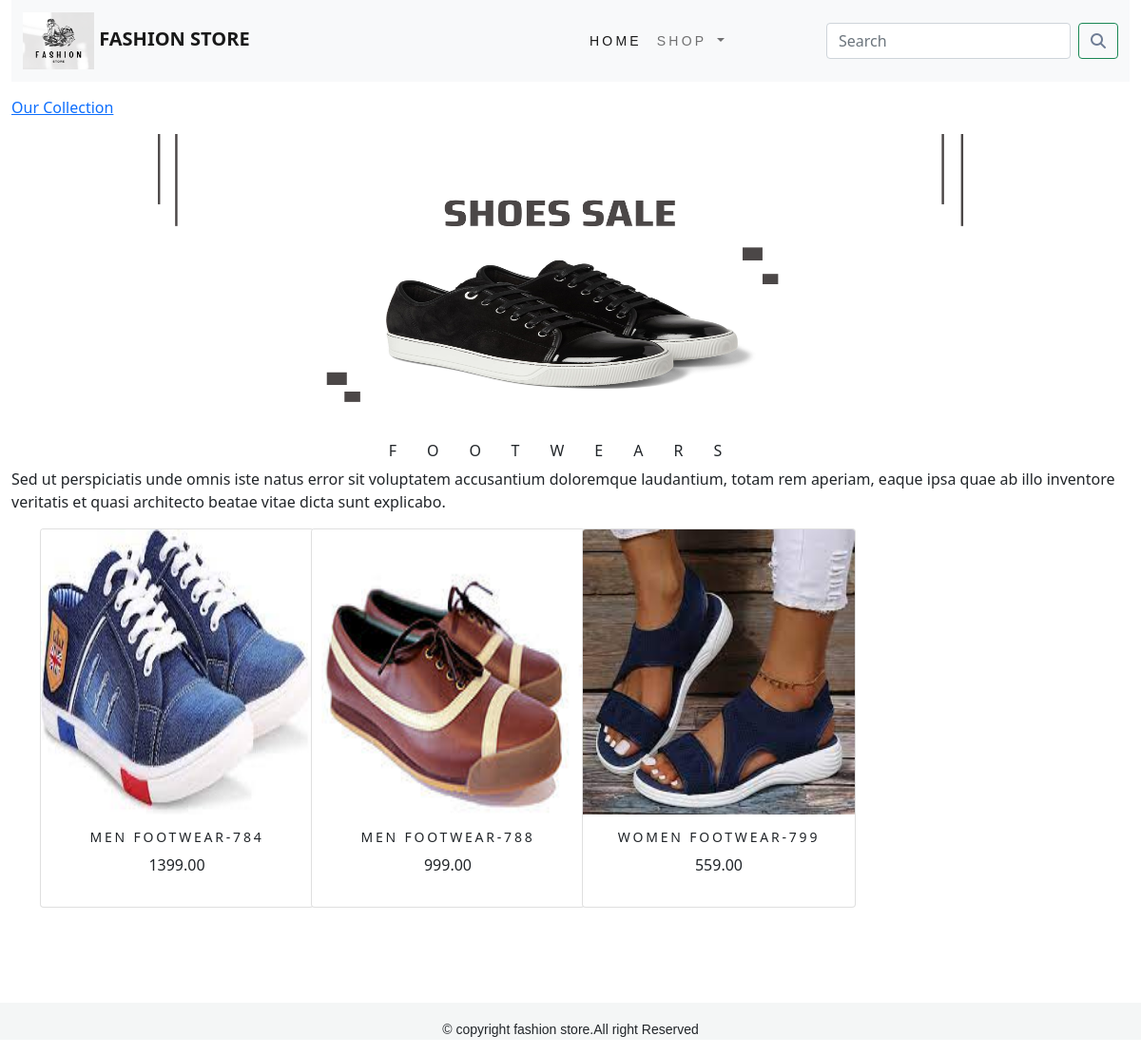
Screenshot of /shop/footwears/ with the database file from the repository.
### shop/models.py (models this page shows, shortened)
class Category(models.Model):
    name = models.CharField(max_length=250, unique=True)
    slug = models.SlugField(max_length=250, unique=True)
    description = models.TextField(blank=True)
    image = models.ImageField(upload_to='category', blank=True)
    class Meta:
        ordering = ('name',)
        verbose_name = 'category'
        verbose_name_plural = 'categories'
    def get_url(self):
        return reverse('shop:products_by_category', args=[self.slug])

class Product(models.Model):
    name = models.CharField(max_length=250, unique=True)
    slug = models.SlugField(max_length=250, unique=True)
    description = models.TextField(blank=True)
    price = models.DecimalField(max_digits=10, decimal_places=2)
    category = models.ForeignKey(Category, on_delete=models.CASCADE)
    image = models.ImageField(upload_to='product', blank=True)
    stock = models.IntegerField()
    available = models.BooleanField(default=True)
    created = models.DateTimeField(auto_now_add=True)
    updated = models.DateTimeField(auto_now=True)
    class Meta:
        ordering = ('name',)
        verbose_name = 'product'
        verbose_name_plural = 'products'
    def get_url(self):
        return reverse('shop:prodCatDetail', args=[self.category.slug, self.slug])

### shop/views.py (the view)
# urls.py: path('', views.allprodcat, name='allprodcat'),
def allprodcat(request, c_slug=None):
    c_page = None
    products_list = None
    if c_slug is not None:
        c_page = get_object_or_404(Category, slug=c_slug)
        products_list = Product.objects.all().filter(category=c_page, available=True)
    else:
        products_list = Product.objects.all().filter(available=True)
    paginator = Paginator(products_list, 8)
    try:
        page = int(request.GET.get('page', '1'))
    except:
        page = 1
    try:
        products = paginator.page(page)
    except (EmptyPage, InvalidPage):
        products = paginator.page(paginator.num_pages)
    return render(request, 'category.html', {'category': c_page, 'products': products})

### cart/context_processors.py (called while the page is built)
def counter(request):
    item_count = 0
    if 'admin' in request.path:
        return {}
    else:
        try:
            cart = Cart.objects.filter(cart_id=_cart_id(request))
            cart_items = CartItem.objects.filter(cart=cart[:1])
            for cart_item in cart_items:
                item_count += cart_item.quantity
        except Cart.DoesNotExist:
            item_count = 0
    return dict(item_count=item_count)

### cart/views.py (called while the page is built)
def _cart_id(request):
    cart = request.session.session_key
    if not cart:
        cart = request.session.create()
    return cart

### shop/context_processors.py (called while the page is built)
def menu_links(request):
    links = Category.objects.all()
    return dict(links=links)

### templates/category.html (shortened to what this page needs)
{% extends 'base.html' %}
{% load static %}
{% block content %}
  {% if category %}
    <div>
      <div class="row my_row_class">
        <div class="max-auto">
          <p><a href="{% url 'shop:allprodcat' %}">Our Collection</a></p>
        </div>
      </div>
    </div>
  {% endif %}
<div>
  {% if category %}
  <div class="container">
    <div class="max_auto">
      <img class="my_image" src="{{category.image.url}}" alt="{{category.name}}">
    </div>
    </div><br>
    <div>
      <h1 class="text-center my_title">{{category.name}}</h1>
      <p class="text-justify">{{category.description}}</p>
    </div>
  {% endif %}
</div>
<div class="container">
  <div class="row mx_auto">
    {% for product in products.object_list %}
      <div class="my_bottom_margin col-12 col-md-4 col-sm-4 col-md-3 col-lg-3">
        <div class="card text-center" style="min-width:18rem;">
        <a href="{{product.get_url}}"><img class="card-img-top" src="{{product.image.url}}" alt="{{product.name}}" width="100px" height="300px"></a>
        <div class="card-body">
          <h4>{{product.name}}</h4>
          <p>{{product.price}}</p>
        </div>
        </div>
      </div>
    {% endfor %}
  </div>
</div>
{% endblock %}

### static/css/custom.css (style rules this page uses)
body { font-family: 'Encode Sans Condensed', sans-serif font-size: 14px; }
.my_row_class { padding-top:15px; }
.my_image { width:80%; height:300px; margin-left:100px; }
.my_title { font-size:16px; text-transform:uppercase; letter-spacing:2em; }
.card-body h4 { font-size:14px; letter-spacing:0.2em; text-transform:uppercase; }

### rows the page displays
Category: image (picture), name "FOOTWEARS", description "Sed ut perspiciatis unde omnis iste natus error sit voluptatem accusantium doloremque laudantium, totam rem aperiam, eaque ipsa quae ab illo inventore veritatis et quasi architecto beatae vitae dicta sunt explicabo."
Product: image (picture), name "MEN FOOTWEAR-784", price "1399.00"
Product: image (picture), name "MEN FOOTWEAR-788", price "999.00"
Product: image (picture), name "WOMEN FOOTWEAR-799", price "559.00"
